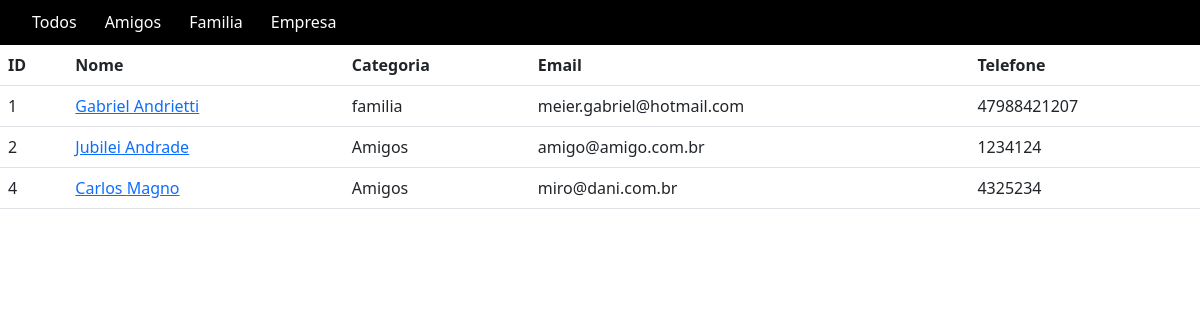
Before: / with the older database file.
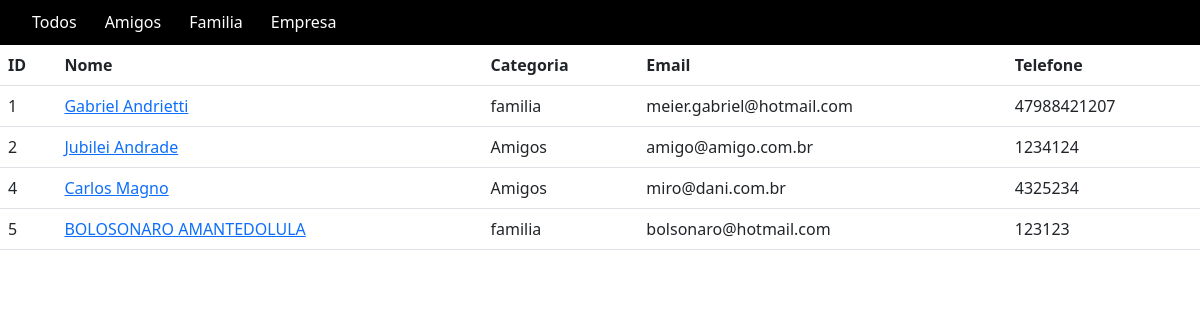
After: the same page with the newer database file.
### contatos/models.py (models this page shows, shortened)
class Contato(models.Model):
    nome = models.CharField(max_length=30)
    sobrenome = models.CharField(max_length=150)
    telefone = models.CharField(max_length=30)
    email = models.EmailField()
    data_nascimento = models.DateField()
    data_cadastro = models.DateTimeField(default = timezone.now)
    descricao = models.TextField(blank=True)
    categoria = models.ForeignKey(Categoria, on_delete=models.DO_NOTHING)
    mostrar = models.BooleanField(default=True)

class Categoria(models.Model):
    nome = models.CharField(max_length=40)
    def __str__(self):
        return self.nome

### contatos/views.py (the view)
# urls.py: path('', views.index, name = 'index'),
def index(request):
    contatos = Contato.objects.all()
    return render(request, 'contatos/index.html',
                  {'contatos': contatos})

### contatos/templates/contatos/index.html (shortened to what this page needs)
<!DOCTYPE html>
<html lang="en">
<head>
    <link href="https://cdn.jsdelivr.net/npm/bootstrap@5.2.0/dist/css/bootstrap.min.css" rel="stylesheet">
</head>
<body>
<nav id='menu'>
  <ul>
    <li><a href='/'>Todos</a></li>
    <li><a href='/amigos/'>Amigos</a></li>
    <li><a href='/familia/'>Familia</a></li>
    <li><a href='/empresa/'>Empresa</a></li>
  </ul>
</nav>
<table class="table">
    <th>ID</th>
    <th>Nome</th>
    <th>Categoria</th>
    <th>Email</th>
    <th>Telefone</th>
    <tbody>
    {%for contato in contatos%}
    {%if contato.mostrar == True%}
    <tr>
        <td>{{contato.id}}</td>
        <td><a href="{% url 'ver_contato' contato.id%}">{{contato.nome}} {{contato.sobrenome}}</a></td>
        <td>{{contato.categoria}}</td>
        <td>{{contato.email}}</td>
        <td>{{contato.telefone}}</td>
    </tr>
    {%endif%}
    {%endfor%}
  </tbody>
</table>
</body>
</html>

### contatos/templates/contatos/index.html (style rules this page uses)
#menu { background: #000000; color: #FFF; height: 45px; padding-left: 18px; border-radius: 0px; }
#menu ul, #menu li { margin: 0 auto; padding: 0; list-style: none }
#menu ul { width: 100%; }
#menu li { float: left; display: inline; position: relative; }
#menu a { display: block; line-height: 45px; padding: 0 14px; text-decoration: none; color: #FFFFFF; font-size: 16px; }

Changed rows visible on the page:
added Contato: id "5", nome "BOLOSONARO", sobrenome "AMANTEDOLULA", categoria "familia", email "bolsonaro@hotmail.com", telefone "123123"
